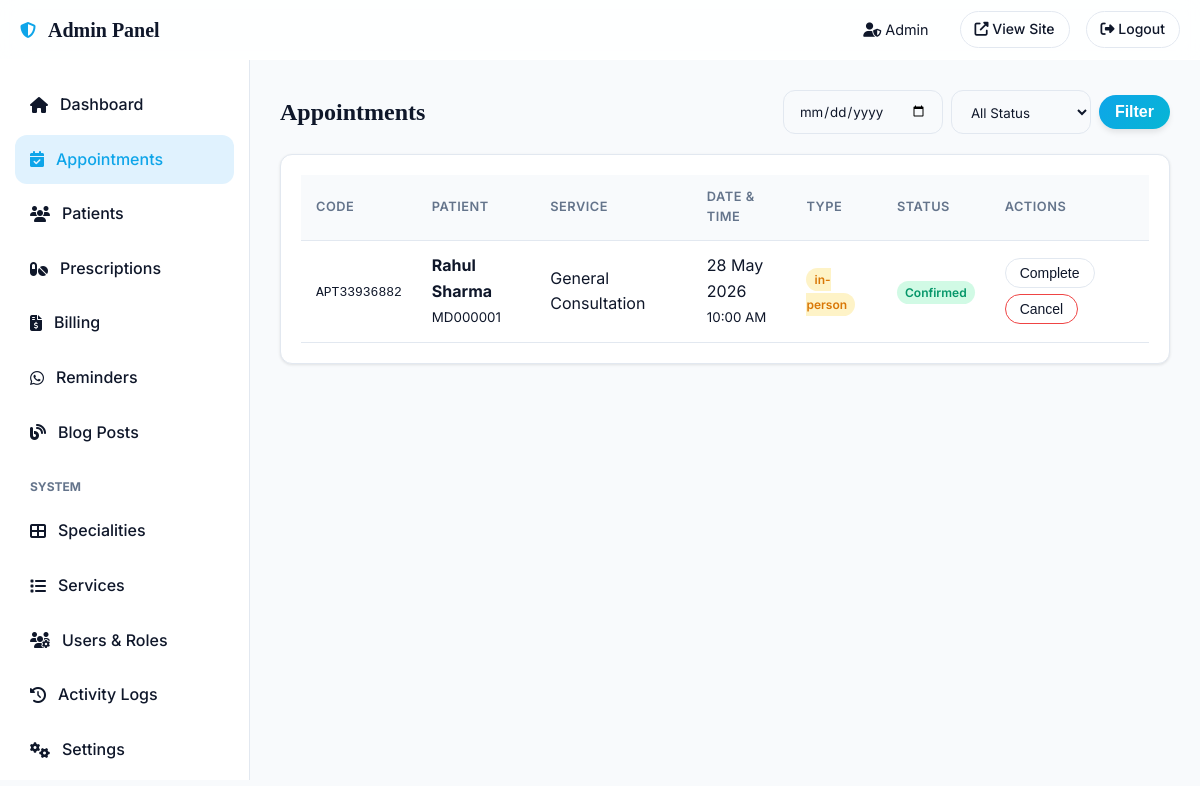
/secure-admin-panel/appointments (signed in), run on the app's committed database.
### models.py (models this page shows, shortened)
class User(UserMixin, db.Model):
    __tablename__ = 'users'
    id = db.Column(db.Integer, primary_key=True)
    name = db.Column(db.String(120), nullable=False)
    email = db.Column(db.String(120), unique=True, nullable=False)
    phone = db.Column(db.String(20))
    password_hash = db.Column(db.String(256), nullable=False)
    role = db.Column(db.String(20), default='patient')  # patient, dentist, receptionist, admin
    is_active = db.Column(db.Boolean, default=True)
    avatar = db.Column(db.String(256))
    created_at = db.Column(db.DateTime, default=datetime.utcnow)
    last_login = db.Column(db.DateTime)
    reset_token = db.Column(db.String(100))
    reset_token_expiry = db.Column(db.DateTime)
    preferred_language = db.Column(db.String(10), default='en')
    patient_profile = db.relationship('Patient', backref='user', uselist=False)
    appointments = db.relationship('Appointment', backref='user', lazy='dynamic', foreign_keys='Appointment.user_id')
    blog_posts = db.relationship('BlogPost', backref='author', lazy='dynamic')
    activity_logs = db.relationship('ActivityLog', backref='user', lazy='dynamic')

class Appointment(db.Model):
    __tablename__ = 'appointments'
    id = db.Column(db.Integer, primary_key=True)
    appointment_code = db.Column(db.String(20), unique=True)
    user_id = db.Column(db.Integer, db.ForeignKey('users.id'))
    patient_id = db.Column(db.Integer, db.ForeignKey('patients.id'))
    service_id = db.Column(db.Integer, db.ForeignKey('services.id'))
    guest_name = db.Column(db.String(120))
    guest_email = db.Column(db.String(120))
    guest_phone = db.Column(db.String(20))
    guest_age = db.Column(db.Integer)
    appointment_date = db.Column(db.Date, nullable=False)
    appointment_time = db.Column(db.Time, nullable=False)
    end_time = db.Column(db.Time)
    status = db.Column(db.String(20), default='pending')  # pending, confirmed, cancelled, completed, rescheduled
    appointment_type = db.Column(db.String(20), default='in-person')  # in-person, video
    notes = db.Column(db.Text)
    symptoms = db.Column(db.Text)
    fee = db.Column(db.Float, default=200.0)
    reminder_sent = db.Column(db.Boolean, default=False)
    created_at = db.Column(db.DateTime, default=datetime.utcnow)
    updated_at = db.Column(db.DateTime, default=datetime.utcnow, onupdate=datetime.utcnow)
    confirmed_at = db.Column(db.DateTime)
    cancelled_at = db.Column(db.DateTime)
    cancel_reason = db.Column(db.Text)
    prescription = db.relationship('Prescription', backref='appointment', uselist=False)
    invoice = db.relationship('Invoice', backref='appointment', uselist=False)

class Patient(db.Model):
    __tablename__ = 'patients'
    id = db.Column(db.Integer, primary_key=True)
    user_id = db.Column(db.Integer, db.ForeignKey('users.id'), unique=True)
    patient_code = db.Column(db.String(20), unique=True)
    dob = db.Column(db.Date)
    age = db.Column(db.Integer)
    gender = db.Column(db.String(10))
    blood_group = db.Column(db.String(5))
    address = db.Column(db.Text)
    city = db.Column(db.String(80))
    emergency_contact = db.Column(db.String(20))
    emergency_name = db.Column(db.String(120))
    allergies = db.Column(db.Text)
    medical_history = db.Column(db.Text)
    dental_history = db.Column(db.Text)
    current_medications = db.Column(db.Text)
    insurance_provider = db.Column(db.String(120))
    insurance_id = db.Column(db.String(80))
    qr_code_path = db.Column(db.String(256))
    created_at = db.Column(db.DateTime, default=datetime.utcnow)
    updated_at = db.Column(db.DateTime, default=datetime.utcnow, onupdate=datetime.utcnow)
    appointments = db.relationship('Appointment', backref='patient', lazy='dynamic', foreign_keys='Appointment.patient_id')
    prescriptions = db.relationship('Prescription', backref='patient', lazy='dynamic')
    medical_reports = db.relationship('MedicalReport', backref='patient', lazy='dynamic')
    invoices = db.relationship('Invoice', backref='patient', lazy='dynamic')
    notifications = db.relationship('Notification', backref='patient', lazy='dynamic')

class Service(db.Model):
    __tablename__ = 'services'
    id = db.Column(db.Integer, primary_key=True)
    name = db.Column(db.String(120), nullable=False)
    description = db.Column(db.Text)
    duration_minutes = db.Column(db.Integer, default=30)
    base_price = db.Column(db.Float, default=0.0)
    category = db.Column(db.String(80))
    is_active = db.Column(db.Boolean, default=True)
    icon = db.Column(db.String(80))
    created_at = db.Column(db.DateTime, default=datetime.utcnow)
    appointments = db.relationship('Appointment', backref='service', lazy='dynamic')

### routes/admin.py (the view)
@admin_bp.route('/appointments')
@login_required
@admin_required
def appointments():
    page = request.args.get('page', 1, type=int)
    status = request.args.get('status', '')
    date_filter = request.args.get('date', '')
    query = Appointment.query
    if status:
        query = query.filter_by(status=status)
    if date_filter:
        try:
            filter_date = datetime.strptime(date_filter, '%Y-%m-%d').date()
            query = query.filter_by(appointment_date=filter_date)
        except:
            pass
    appointments = query.order_by(Appointment.appointment_date.desc(), Appointment.appointment_time.asc()).paginate(page=page, per_page=20, error_out=False)
    return render_template('admin/appointments.html', appointments=appointments, status=status, date_filter=date_filter)

### routes/admin.py (called while the page is built)
def admin_required(f):
    @wraps(f)
    def decorated(*args, **kwargs):
        if not current_user.is_authenticated:
            return redirect(url_for('auth.login'))
        if current_user.role not in ['admin', 'dentist', 'receptionist']:
            flash('Access denied. Admin only.', 'error')
            return redirect(url_for('public.index'))
        return f(*args, **kwargs)
    return decorated

### templates/admin/appointments.html (shortened to what this page needs)
{% extends "admin/base.html" %}
{% block content %}
<div style="display:flex;justify-content:space-between;align-items:center;margin-bottom:20px;">
    <h2>Appointments</h2>
    <div style="display:flex;gap:10px;">
        <form method="GET" style="display:flex;gap:8px;align-items:center;">
            <input type="date" name="date" class="form-control" value="{{ date_filter }}" style="width:160px;">
            <select name="status" class="form-control" style="width:140px;">
                <option value="">All Status</option>
            </select>
            <button type="submit" class="btn btn-primary" style="padding:8px 16px;">Filter</button>
        </form>
    </div>
</div>
<div class="card">
    <div class="table-responsive">
        <table class="table">
            <thead>
                <tr>
                    <th>Code</th><th>Patient</th><th>Service</th><th>Date & Time</th><th>Type</th><th>Status</th><th>Actions</th>
                </tr>
            </thead>
            <tbody>
            {% for apt in appointments.items %}
            <tr>
                <td><code>{{ apt.appointment_code }}</code></td>
                <td>
                    {% if apt.patient %}
                        <strong>{{ apt.patient.user.name }}</strong><br>
                        <small>{{ apt.patient.patient_code }}</small>
                    {% else %}
                        <strong>{{ apt.guest_name }}</strong><br>
                        <small class="text-muted">Guest — {{ apt.guest_phone }}</small>
                    {% endif %}
                </td>
                <td>{{ apt.service.name if apt.service else 'N/A' }}</td>
                <td>{{ apt.appointment_date.strftime('%d %b %Y') }}<br><small>{{ apt.appointment_time.strftime('%I:%M %p') }}</small></td>
                <td><span class="badge badge-pending">{{ apt.appointment_type }}</span></td>
                <td>
                    <span class="badge badge-{{ apt.status }}">{{ apt.status.title() }}</span>
                </td>
                <td>
                    <div style="display:flex;gap:6px;flex-wrap:wrap;">
                        {% if apt.status in ['pending','confirmed'] %}
                        <form method="POST" action="{{ url_for('admin.appointment_action', apt_id=apt.id) }}" style="display:inline;">
                            <button class="btn-outline-sm">Complete</button>
                        </form>
                        <form method="POST" action="{{ url_for('admin.appointment_action', apt_id=apt.id) }}" style="display:inline;">
                            <button class="btn-outline-sm text-danger" style="border-color:var(--danger);">Cancel</button>
                        </form>
                        {% endif %}
                    </div>
                </td>
            </tr>
            {% else %}
            <tr><td colspan="7" class="text-center">No appointments found.</td></tr>
            {% endfor %}
            </tbody>
        </table>
    </div>
</div>
{% endblock %}

### templates/admin/base.html (shortened to what this page needs)
<!DOCTYPE html>
<html lang="en" data-theme="light">
<head>
    <link rel="stylesheet" href="https://cdnjs.cloudflare.com/ajax/libs/font-awesome/6.5.0/css/all.min.css">
    <link rel="stylesheet" href="{{ url_for('static', filename='css/main.css') }}">
</head>
<body>
<nav class="navbar" style="height: 60px;">
    <div class="nav-container" style="justify-content: space-between; width: 100%;">
        <div class="nav-brand">
            <i class="fas fa-shield-alt text-primary"></i>
            <span class="brand-main">Admin Panel</span>
        </div>
        <div class="nav-actions">
            <span style="font-size: 0.9rem; margin-right: 15px;"><i class="fas fa-user-shield"></i> {{ current_user.name }}</span>
            <a href="{{ url_for('public.index') }}" class="btn-outline-sm" target="_blank"><i class="fas fa-external-link-alt"></i> View Site</a>
            <a href="{{ url_for('auth.logout') }}" class="btn-outline-sm text-danger"><i class="fas fa-sign-out-alt"></i> Logout</a>
        </div>
    </div>
</nav>
<div class="dashboard-layout" style="padding-top: 60px;">
    <aside class="dashboard-sidebar">
        <nav class="dashboard-nav">
            <a href="{{ url_for('admin.dashboard') }}" class="dashboard-link {% if request.endpoint == 'admin.dashboard' %}active{% endif %}">
                <i class="fas fa-home"></i> Dashboard
            </a>
            <a href="{{ url_for('admin.appointments') }}" class="dashboard-link {% if request.endpoint and 'appointment' in request.endpoint %}active{% endif %}">
                <i class="fas fa-calendar-check"></i> Appointments
            </a>
            <a href="{{ url_for('admin.patients') }}" class="dashboard-link {% if request.endpoint and 'patient' in request.endpoint %}active{% endif %}">
                <i class="fas fa-users"></i> Patients
            </a>
            <a href="{{ url_for('admin.prescriptions') }}" class="dashboard-link {% if request.endpoint and 'prescription' in request.endpoint %}active{% endif %}">
                <i class="fas fa-pills"></i> Prescriptions
            </a>
            <a href="{{ url_for('admin.billing') }}" class="dashboard-link {% if request.endpoint and 'billing' in request.endpoint %}active{% endif %}">
                <i class="fas fa-file-invoice-dollar"></i> Billing
            </a>
            <a href="{{ url_for('admin.reminders') }}" class="dashboard-link {% if request.endpoint and 'reminder' in request.endpoint %}active{% endif %}">
                <i class="fab fa-whatsapp"></i> Reminders
            </a>
            <a href="{{ url_for('admin.blog') }}" class="dashboard-link {% if request.endpoint and 'blog' in request.endpoint %}active{% endif %}">
                <i class="fas fa-blog"></i> Blog Posts
            </a>
            {% if current_user.role == 'admin' %}
            <div style="margin: 15px 0 5px; padding-left: 15px; font-size: 0.75rem; text-transform: uppercase; color: var(--text-muted); font-weight: 700;">System</div>
            <a href="{{ url_for('admin.specialities') }}" class="dashboard-link {% if request.endpoint and 'specialit' in request.endpoint %}active{% endif %}">
                <i class="fas fa-th-large"></i> Specialities
            </a>
            <a href="{{ url_for('admin.services') }}" class="dashboard-link {% if request.endpoint and 'service' in request.endpoint %}active{% endif %}">
                <i class="fas fa-list"></i> Services
            </a>
            <a href="{{ url_for('admin.users') }}" class="dashboard-link {% if request.endpoint and 'users' in request.endpoint %}active{% endif %}">
                <i class="fas fa-users-cog"></i> Users & Roles
            </a>
            <a href="{{ url_for('admin.activity_logs') }}" class="dashboard-link {% if request.endpoint and 'activity_logs' in request.endpoint %}active{% endif %}">
                <i class="fas fa-history"></i> Activity Logs
            </a>
            <a href="{{ url_for('admin.settings') }}" class="dashboard-link {% if request.endpoint and 'settings' in request.endpoint %}active{% endif %}">
                <i class="fas fa-cogs"></i> Settings
            </a>
            {% endif %}
        </nav>
    </aside>
    <main class="dashboard-main">
        {% block content %}{% endblock %}
    </main>
</div>
</body>
</html>

### static/css/main.css (style rules this page uses)
:root { --primary: #0EA5E9; --primary-dark: #0284C7; --primary-light: #E0F2FE; --secondary: #06B6D4; --accent: #38BDF8; --dark: #0F172A; --darker: #0B1120; --light: #F8FAFC; --white: #FFFFFF; --gray: #64748B; --gray-light: #CBD5E1; --gray-dark: #334155; --success: #10B981; --warning: #F59E0B; --danger: #EF4444; --info: #3B82F6; --bg-color: var(--light); --surface-color: var(--white); --text-main: var(--dark); --text-muted: var(--gray); --border-color: #E2E8F0; --shadow-sm: 0 1px 3px rgba(0,0,0,0.1); --shadow-md: 0 4px 6px -1px rgba(0,0,0,0.1); --shadow-lg: 0 10px 15px -3px rgba(0,0,0,0.1); --shadow-glow: 0 0 20px rgba(14, 165, 233, 0.3); --glass-bg: rgba(255, 255, 255, 0.85); --glass-border: rgba(255, 255, 255, 0.4); --font-sans: 'Inter', system-ui, sans-serif; --font-serif: 'Playfair Display', serif; --nav-height: 80px; --container-width: 1200px; --radius-sm: 8px; --radius-md: 12px; --radius-lg: 20px; --radius-full: 9999px; --trans-fast: 0.2s ease; --trans-normal: 0.3s ease; --trans-slow: 0.5s ease; }
* { margin: 0; padding: 0; box-sizing: border-box; }
body { font-family: var(--font-sans); background-color: var(--bg-color); color: var(--text-main); line-height: 1.6; transition: background-color var(--trans-normal), color var(--trans-normal); overflow-x: hidden; }
h1, h2, h3, h4, h5, h6 { font-family: var(--font-serif); font-weight: 700; line-height: 1.2; color: var(--text-main); }
a { text-decoration: none; color: var(--primary); transition: color var(--trans-fast); }
.text-primary { color: var(--primary); }
.text-danger { color: var(--danger); }
.btn { display: inline-flex; align-items: center; justify-content: center; gap: 8px; padding: 12px 24px; border-radius: var(--radius-full); font-weight: 600; font-size: 1rem; cursor: pointer; transition: all var(--trans-normal); border: none; text-decoration: none; }
.btn-primary { background: linear-gradient(135deg, var(--primary), var(--secondary)); color: var(--white); box-shadow: var(--shadow-md); }
.btn-outline-sm { background: transparent; border: 1px solid var(--border-color); color: var(--text-main); padding: 6px 14px; border-radius: var(--radius-full); font-size: 0.875rem; font-weight: 500; text-decoration: none; display: inline-block; }
.navbar { position: fixed; top: 0; left: 0; width: 100%; height: var(--nav-height); background: var(--glass-bg); backdrop-filter: blur(10px); border-bottom: 1px solid var(--glass-border); z-index: 1000; transition: all var(--trans-normal); }
.nav-container { max-width: var(--container-width); margin: 0 auto; padding: 0 20px; height: 100%; display: flex; justify-content: space-between; align-items: center; }
.nav-brand { display: flex; align-items: center; gap: 12px; }
.brand-main { font-family: var(--font-serif); font-weight: 700; font-size: 1.25rem; color: var(--text-main); line-height: 1; }
.nav-actions { display: flex; align-items: center; gap: 16px; }

### static/css/hero.css (style rules this page uses)
.form-control { width: 100%; padding: 12px 15px; border: 1px solid var(--border-color); border-radius: var(--radius-md); background: var(--bg-color); color: var(--text-main); font-family: inherit; transition: all var(--trans-fast); }

### data on the page
User: name "Admin"
Appointment: appointment_code "APT33936882", patient.user.name "Rahul Sharma", patient.patient_code "MD000001", service "General Consultation", appointment_date "28 May 2026", appointment_time "10:00 AM", appointment_type "in-person", status "Confirmed"
